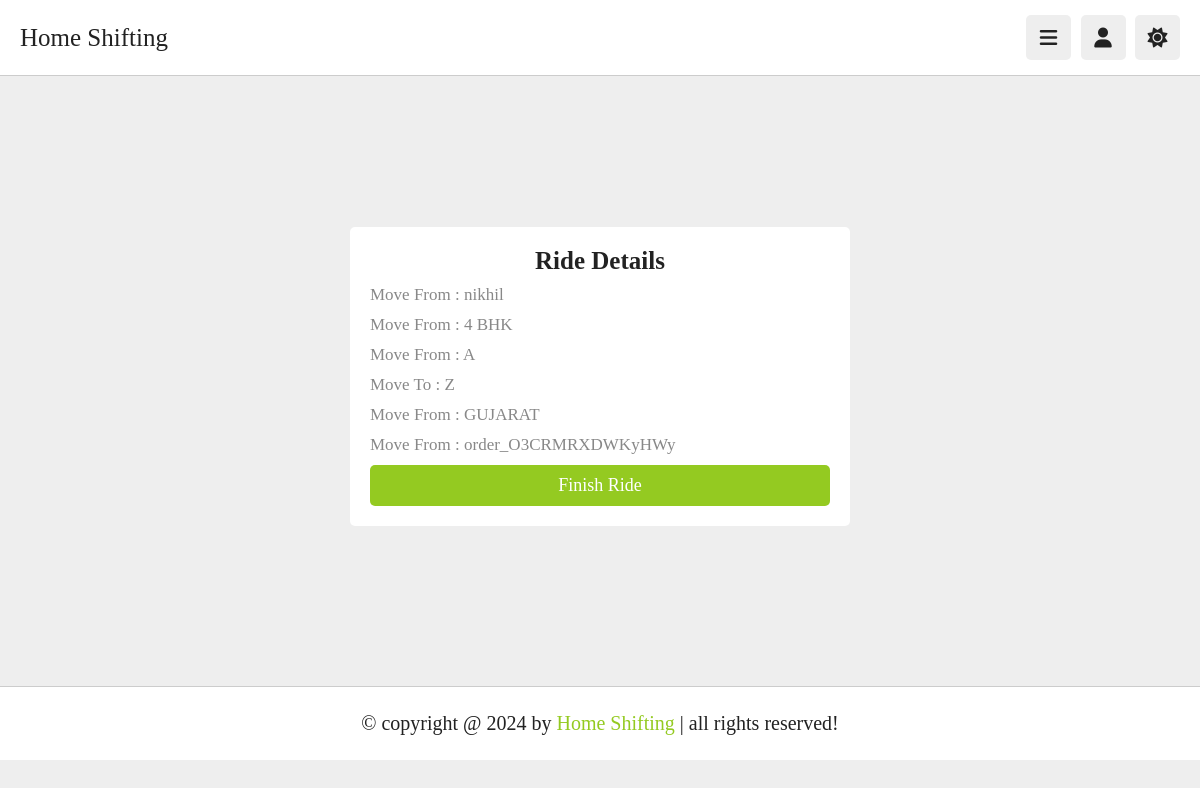
/attache_partner/accept (signed in), run on an earlier commit of the app's database.
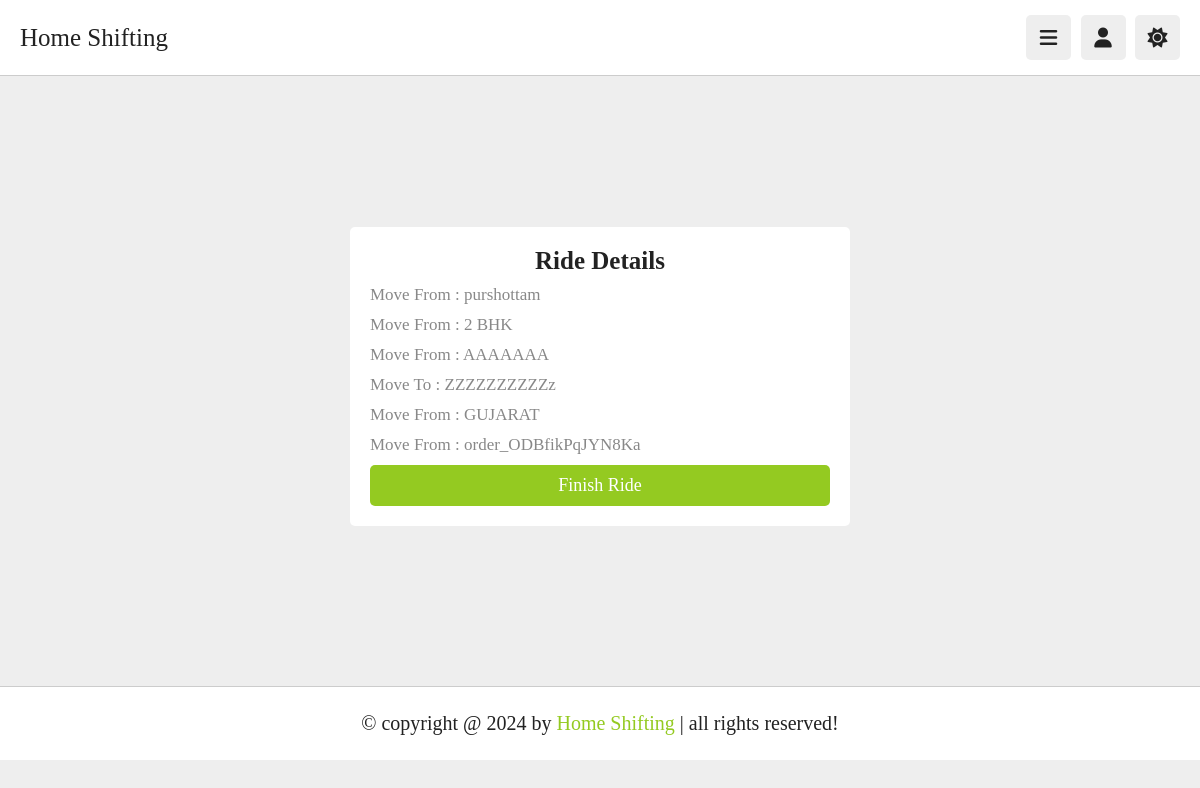
And on a later commit of the database.
### myapp/models.py (models this page shows, shortened)
class Booking(models.Model):
    ORDERSTATUS = (("house-type","house-type"),("Booking","Booking"),("payment-status","payment-status"),("on-the-way","on-the-way"),("cancel","Cancle"),("finish","finish process"))
    htype = models.CharField(max_length=40,null=True)
    userid = models.ForeignKey(User,on_delete=models.CASCADE)
    bname = models.CharField(max_length=40)
    movefrom = models.TextField(max_length=40)
    moveto = models.TextField(max_length=40)
    state = models.CharField(max_length=40)
    zipcode = models.PositiveIntegerField()
    price = models.PositiveIntegerField()
    date = models.DateTimeField(default=timezone.now)
    razorpay_order_id=models.CharField(max_length=100,null=True,blank=True)
    razorpay_payment_id=models.CharField(max_length=100,null=True,blank=True)
    status = models.CharField(max_length=20,choices = ORDERSTATUS,default="Booking")
    statuscheck = models.BooleanField(default = False)
    house_type_active = models.BooleanField(default=False)
    booking_active = models.BooleanField(default=False)
    payment_status_active = models.BooleanField(default=False)
    on_the_way_active = models.BooleanField(default=False)
    cancel_active = models.BooleanField(default=False)
    finish_active = models.BooleanField(default=False)
    def save(self, *args, **kwargs):
        current_status = self.status
        self.house_type_active = current_status == 'house-type'
        self.booking_active = current_status == 'Booking'
        self.payment_status_active = current_status == 'payment-status'
        self.on_the_way_active = current_status == 'on-the-way'
        self.cancel_active = current_status == 'cancel'
        self.finish_active = current_status == 'finish'
        super().save(*args, **kwargs)

### myapp2/views.py (the view)
# urls.py: path('accept', views.accept, name='accept'),
def accept(request):
    try:
        truckpartner = Truckpartner.objects.get(t_email = request.session['email'])
        uemail = request.session.get('uemail')
        user = get_object_or_404(User, uemail=uemail)
        booking = Booking.objects.filter(userid=user).latest('razorpay_order_id')
        truckpartner.on_work = True
        truckpartner.save()
        booking.statuscheck = True
        booking.save()
        uemail = request.session.get('uemail')
        user = get_object_or_404(User, uemail=uemail)
        booking = Booking.objects.filter(userid=user).latest('razorpay_order_id')
        print("------------------",booking.finish_active)
        return render(request,"accept.html",{'user':user , "booking":booking})
    except Exception as e:
        print('============---------------',e)
        pass
    return render(request,"delivery_index.html")

### myapp2/templates/accept.html (shortened to what this page needs)
{% extends 'delivery_header.html' %}
{% load static %}
{% block content %}
<section class="form-container">
    <form>
        <h3>Ride details</h3>
        <p>Move From : {{booking.bname}}</p>
        <p>Move From : {{booking.htype}}</p>
        <p>Move From : {{booking.movefrom}}</p>
        <p>Move To : {{booking.moveto}}</p>
        <p>Move From : {{booking.state}}</p>
        <p>Move From : {{booking.razorpay_order_id}}</p>
        <a href="{% url 'finishride' %}" class="btn">finish ride</a>
     </form>
</section>
{% endblock %}

What changed in the data, as far as the page shows it:
no longer on this page (row edited): Booking: bname "nikhil", htype "4 BHK", movefrom "A", moveto "Z", state "GUJARAT", razorpay_order_id "order_O3CRMRXDWKyHWy"
added Booking: bname "purshottam", htype "2 BHK", movefrom "AAAAAAA", moveto "ZZZZZZZZZZz", state "GUJARAT", razorpay_order_id "order_ODBfikPqJYN8Ka"
